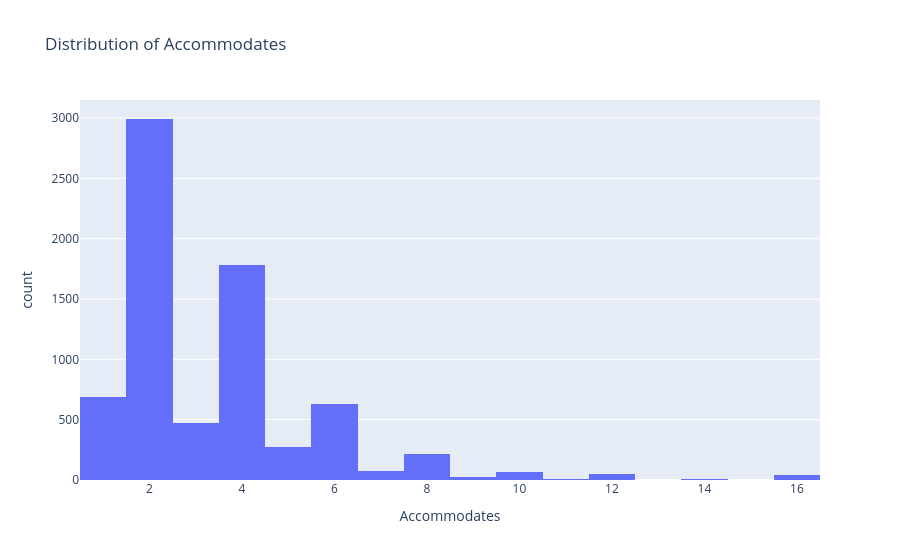
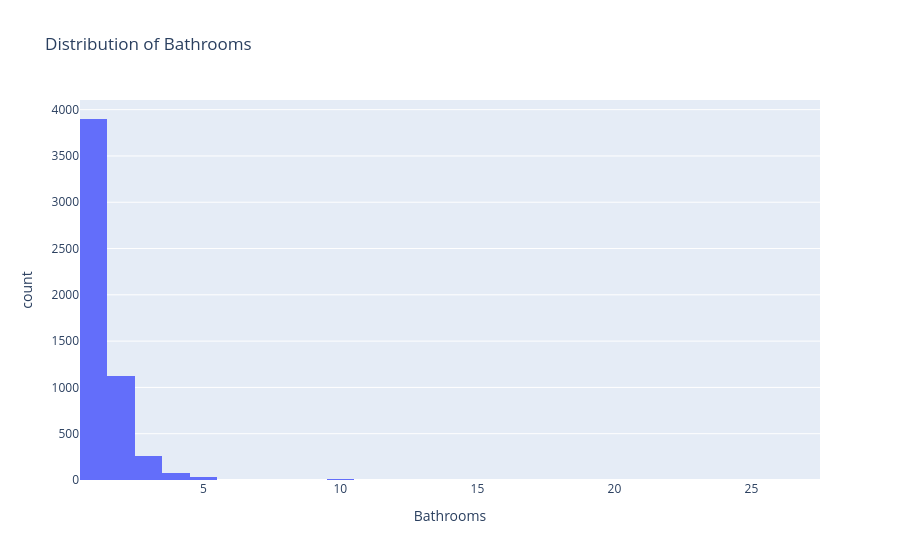
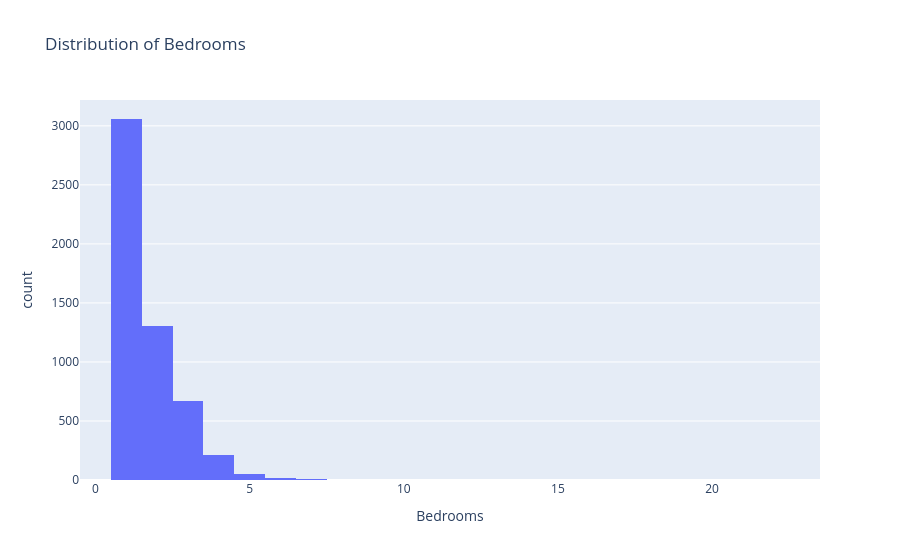
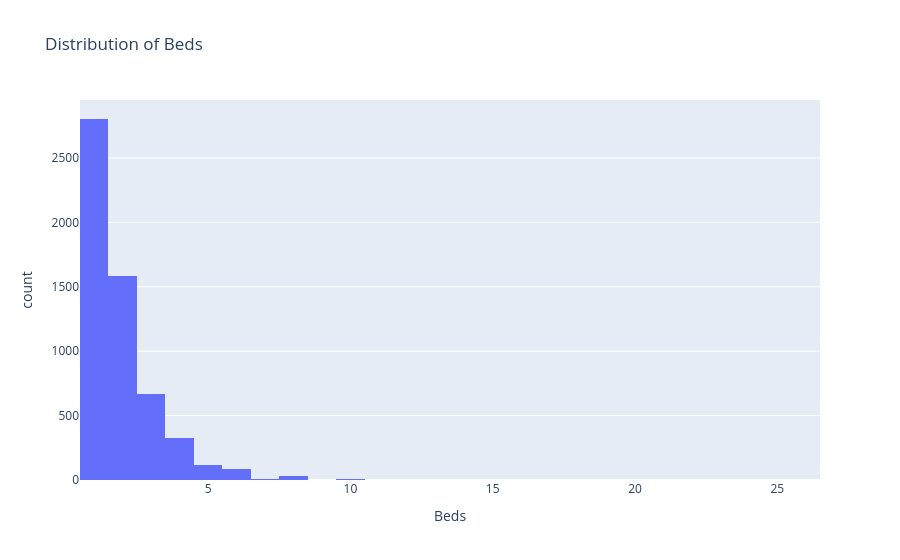

The code cell stored with these charts, in order, in its notebook:
### Code cell
for col in hist_cols:

    fig = px.histogram(df,x=col,
        nbins=30,
        title=f"Distribution of {col.title()}",
        labels={
            col: col.title(),
            "count": "Frequency"
        })

    fig.show()

### Figure 1 — Plotly figure (JSON) as saved in the notebook; plotly's stock layout.template omitted (floating-point values rounded to 4 significant figures; data arrays with more than 128 entries replaced by an {"elided": "..."} marker saying what was removed)
{"data": [{"bingroup": "x", "hovertemplate": "Accommodates=%{x}<br>count=%{y}<extra></extra>", "legendgroup": "", "marker": {"color": "#636efa", "pattern": {"shape": ""}}, "name": "", "nbinsx": 30, "orientation": "v", "showlegend": false, "type": "histogram", "x": {"elided": "7332 int values"}, "xaxis": "x", "yaxis": "y"}], "layout": {"barmode": "relative", "legend": {"tracegroupgap": 0}, "title": {"text": "Distribution of Accommodates"}, "xaxis": {"anchor": "y", "domain": [0, 1], "title": {"text": "Accommodates"}}, "yaxis": {"anchor": "x", "domain": [0, 1], "title": {"text": "count"}}}}

### Figure 2 — Plotly figure (JSON) as saved in the notebook; plotly's stock layout.template omitted (floating-point values rounded to 4 significant figures; data arrays with more than 128 entries replaced by an {"elided": "..."} marker saying what was removed)
{"data": [{"bingroup": "x", "hovertemplate": "Bathrooms=%{x}<br>count=%{y}<extra></extra>", "legendgroup": "", "marker": {"color": "#636efa", "pattern": {"shape": ""}}, "name": "", "nbinsx": 30, "orientation": "v", "showlegend": false, "type": "histogram", "x": {"elided": "7332 float values"}, "xaxis": "x", "yaxis": "y"}], "layout": {"barmode": "relative", "legend": {"tracegroupgap": 0}, "title": {"text": "Distribution of Bathrooms"}, "xaxis": {"anchor": "y", "domain": [0, 1], "title": {"text": "Bathrooms"}}, "yaxis": {"anchor": "x", "domain": [0, 1], "title": {"text": "count"}}}}

### Figure 3 — Plotly figure (JSON) as saved in the notebook; plotly's stock layout.template omitted (floating-point values rounded to 4 significant figures; data arrays with more than 128 entries replaced by an {"elided": "..."} marker saying what was removed)
{"data": [{"bingroup": "x", "hovertemplate": "Bedrooms=%{x}<br>count=%{y}<extra></extra>", "legendgroup": "", "marker": {"color": "#636efa", "pattern": {"shape": ""}}, "name": "", "nbinsx": 30, "orientation": "v", "showlegend": false, "type": "histogram", "x": {"elided": "7332 float values"}, "xaxis": "x", "yaxis": "y"}], "layout": {"barmode": "relative", "legend": {"tracegroupgap": 0}, "title": {"text": "Distribution of Bedrooms"}, "xaxis": {"anchor": "y", "domain": [0, 1], "title": {"text": "Bedrooms"}}, "yaxis": {"anchor": "x", "domain": [0, 1], "title": {"text": "count"}}}}

### Figure 4 — Plotly figure (JSON) as saved in the notebook; plotly's stock layout.template omitted (floating-point values rounded to 4 significant figures; data arrays with more than 128 entries replaced by an {"elided": "..."} marker saying what was removed)
{"data": [{"bingroup": "x", "hovertemplate": "Beds=%{x}<br>count=%{y}<extra></extra>", "legendgroup": "", "marker": {"color": "#636efa", "pattern": {"shape": ""}}, "name": "", "nbinsx": 30, "orientation": "v", "showlegend": false, "type": "histogram", "x": {"elided": "7332 float values"}, "xaxis": "x", "yaxis": "y"}], "layout": {"barmode": "relative", "legend": {"tracegroupgap": 0}, "title": {"text": "Distribution of Beds"}, "xaxis": {"anchor": "y", "domain": [0, 1], "title": {"text": "Beds"}}, "yaxis": {"anchor": "x", "domain": [0, 1], "title": {"text": "count"}}}}
